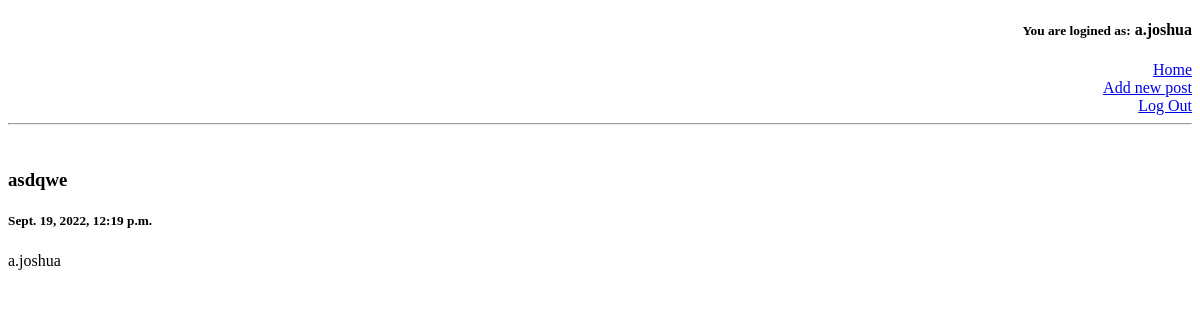
Before: /post/11 (signed in) with the older database file.
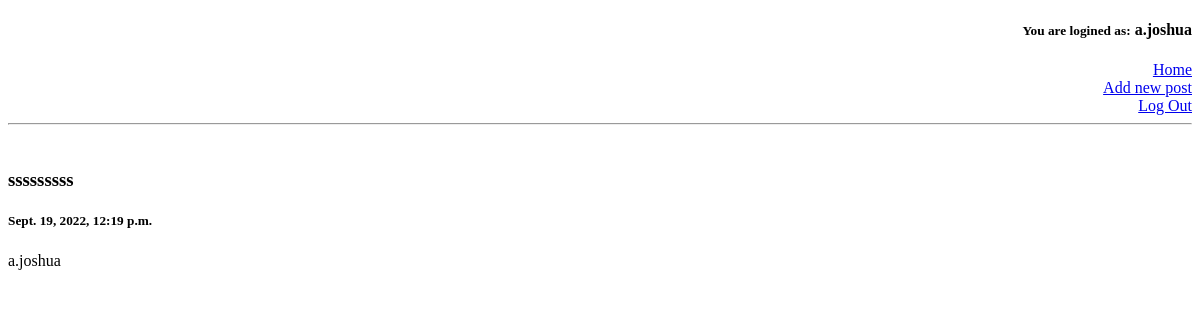
After: the same page with the newer database file.
### post/models.py (models this page shows, shortened)
class Post(models.Model):
    photo = models.ImageField('Add photo:', blank=True)
    text = models.CharField('Add text:', max_length=1000)
    date = models.DateTimeField('Date', auto_now_add=True, blank=True)
    author = models.ForeignKey(to=User, on_delete=models.CASCADE)

### polls/views.py (the view)
# urls.py: path('<int:pk>',polls.views.PostDetailView.as_view(), name='post_detail'),
class PostDetailView(DetailView):
    model = Post
    template_name = 'post/detail_view.html'
    context_object_name = 'post_view'

### post/templates/post/detail_view.html (shortened to what this page needs)
<!DOCTYPE html>
<html lang="en">
<head>
</head>
<body>
{% block header%}
    {%if user.is_authenticated%}
        <h4 align="right"><small>You are logined as:</small> {{user.username}}</h4>
        <a href="{%url 'index'%}" style="float: right;">Home</a>
        <br>
        <a href="{%url 'post_create'%}" style="float: right;">Add new post</a>
        <br>
        <a href="{%url 'logout'%}" style="float: right;">Log Out</a>
        {%else%}
            <br>
            <a href="{%url 'sign_in'%}" style="float: right;">Sign in</a>
    {%endif%}
    <br>
    <hr>
{%endblock%}
{% block content %}
    <h3>{{post_view.text}}</h3>
    <h5>{{post_view.date}}</h5>
    {{post_view.author}}
{%endblock%}
</body>
</html>

Changed rows visible on the page:
changed Post "a.joshua": text "asdqwe" → "sssssssss"
